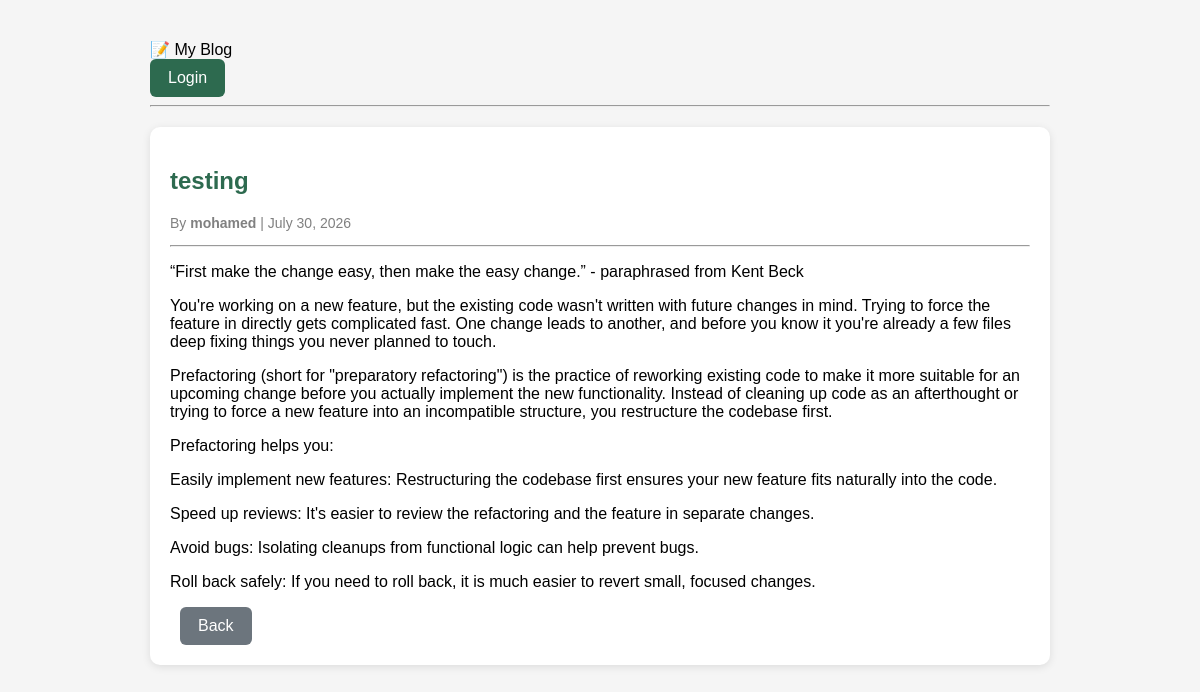
Screenshot of /post/3/ with the database file from the repository.
### blog/models.py (models this page shows, shortened)
class Post(models.Model):
    title = models.CharField(max_length=250)
    body = models.TextField()
    published_on = models.DateField()
    author = models.ForeignKey(Author, on_delete=models.CASCADE)

class Author(models.Model):
    name = models.CharField(max_length=100)

### blog/views.py (the view)
# urls.py: path("post/<int:pk>/", views.PostDetailView.as_view(), name="post_detail"),
class PostDetailView(DetailView):
    model = Post
    template_name = "blog/post_detail.html"
    context_object_name = "post"

### blog/templates/blog/post_detail.html (shortened to what this page needs)
{% extends "blog/base.html" %}
{% block content %}
<div class="card post-card">
    <h2>{{ post.title }}</h2>
    <p class="meta">
        By <strong>{{ post.author.name }}</strong> |
        {{ post.published_on|date:"F d, Y" }}
    </p>
    <hr>
    <p class="post-body">
        {{ post.body|linebreaks }}
    </p>
    <div class="button-group">
        <a href="{% url 'post_list' %}" class="btn cancel">
            Back
        </a>
    </div>
</div>
{% endblock %}

### blog/static/blog/style.css (style rules this page uses)
body { font-family: Arial, Helvetica, sans-serif; background:#f5f5f5; margin:0; }
h2 { color:#2d6a4f; }
.card { background:white; padding:20px; margin:20px 0; border-radius:10px; box-shadow:0 2px 8px rgba(0,0,0,.1); }
.meta { color:gray; font-size:14px; }
.btn { display:inline-block; text-decoration:none; background:#2d6a4f; color:white; padding:10px 18px; border-radius:6px; }
.cancel { background:#6c757d; margin-left:10px; }

### rows the page displays
Post: title "testing", author.name "mohamed", published_on "July 30, 2026", body "“First make the change easy, then make the easy change.” - paraphrased from Kent Beck You're working on a new feature, but the existing code wasn't written with future changes in mind. Trying to force the feature in directly gets complicated fast. One change leads to another, and before you know it you're already a few files deep fixing things you never planned to touch. Prefactoring (short for \"preparatory refactoring\") is the practice of reworking existing code to make it more suitable for an upcoming change before you actually implement the new functionality. Instead of cleaning up code as an afterthought or trying to force a new feature into an incompatible structure, you restructure…"
